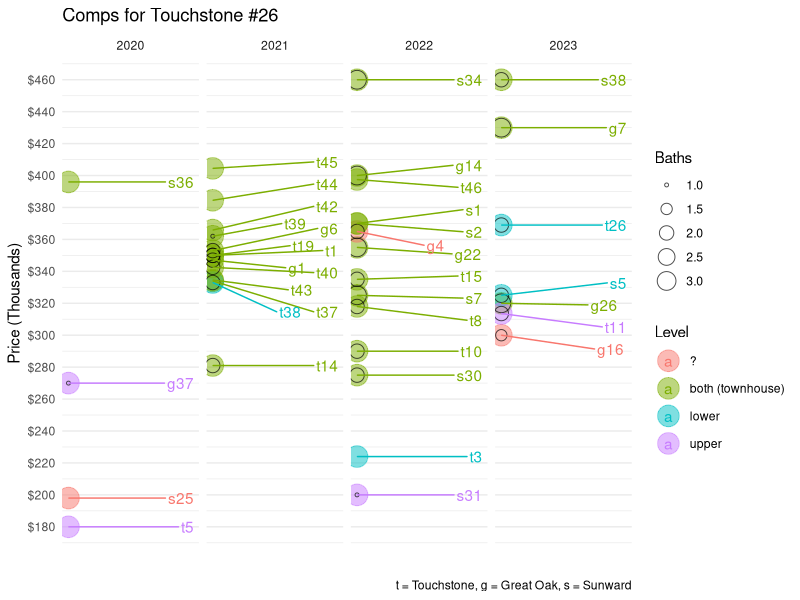
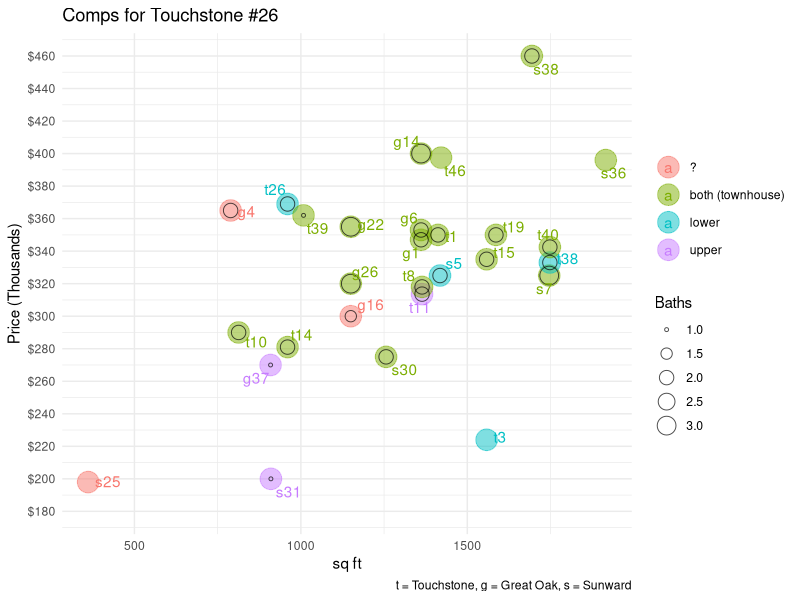
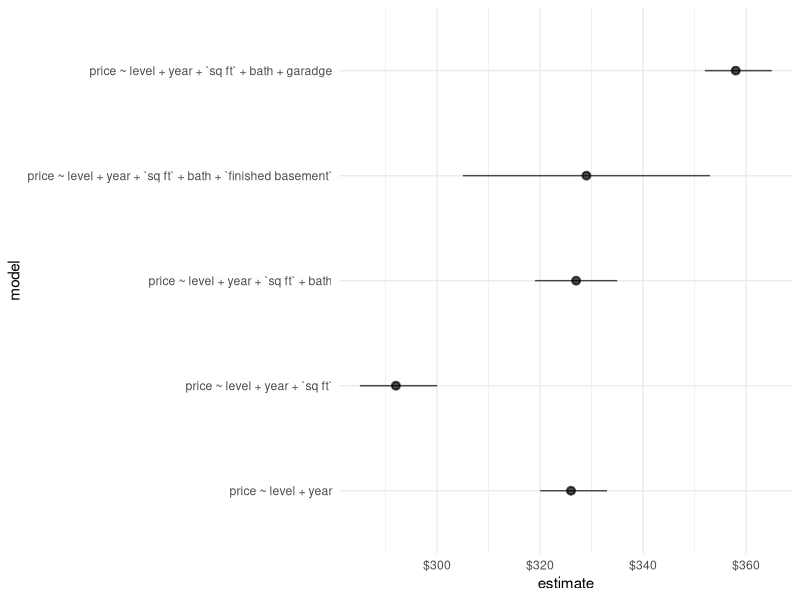

Here is the R script that generated these plots, in order:
## ---- chunk 1
knitr::opts_chunk$set(echo = TRUE)
library(tidyverse)
library(magrittr)
library(ggrepel)
## Sets defaults for R chunks
knitr::opts_chunk$set(echo = TRUE, # echo = TRUE means that code will show
                      cache = FALSE,
                      #cache = TRUE,
                      warning = FALSE,
                      message = FALSE,
                      fig.show="hold",
                      fig.pos= "htbp",
                      fig.path = "figs/",
                      fig.align='center',
                      fig.cap = '   ',
                      fig.retina = 3,
                      fig.height = 7,
                      fig.width = 6,
                      out.width = "100%",
                      out.extra = "")

theme_set(theme_minimal())
theme_update(plot.title = element_text(hjust=0.5,size=12))

# defaults for plots
library(ggplot2); theme_set(theme_minimal());
options(
  ggplot2.continuous.color = "viridis",
  ggplot2.continuous.fill = "viridis"
)
scale_color_discrete <- function(...){
  scale_color_viridis_d(..., direction = -1,
                        begin = 0, end = .6, option = "plasma")}
scale_fill_discrete <- function(...){
  scale_fill_viridis_d(..., direction = -1,
                       begin = 0, end = .6, option = "plasma")}

scale_color_continuous <- function(...){
  scale_color_viridis_c(..., direction = -1,
                        option = "plasma")}
scale_fill_continuous <- function(...){
  scale_fill_viridis_c(..., direction = -1,
                       option = "plasma")}


# Table formatting
replace_q <- function(x){
  x |> replace_na("?")
}

# Table formatting
library(kableExtra)
kablebox <- .  %>% 
  mutate_all(as.character) %>%
  mutate_all(replace_q) %>%
  slice_head(n = 100) %>%
  knitr::kable() %>%
  kable_styling() %>%
  scroll_box(height = "400px")
## ---- chunk 2
d <- read_csv("data/comps.csv")

d |> kablebox()



d |>
  distinct(unit, year, sold, level, bath) |>
  drop_na(year) |>
  ggplot() + 
  aes(label = unit,
      x = year,
      #y = `net value`,
      y = sold,
      color = level) +
  #geom_smooth(method = "lm", se = FALSE) +
    geom_point(alpha = .5, size = 7) +
  geom_point(alpha = .7, aes(size = bath), color = "black", fill = NA, shape = 1) +
  geom_text_repel(force_pull	= .1, nudge_x	=.3) +
  labs(title = "Comps for Touchstone #26",
       caption = "t = Touchstone, g = Great Oak, s = Sunward",
       y = "Price (Thousands)",
       x = "",
       size = "Baths", 
       color = "Level") + 
  theme(panel.grid.major.x = element_blank(),
        panel.grid.minor.x = element_blank(),
        axis.text.x = element_blank()) + 
    scale_y_continuous(labels=scales::dollar_format(), breaks =  seq(0, 500, 20)) +  facet_wrap("year", nrow = 1, scales = "free_x")

## ---- chunk 3


d |>
  distinct(unit, year, sold, level, bath, `sq ft`) |>
  drop_na(year) |>
  ggplot() + 
  aes(label = unit,
      x = `sq ft`,
      #y = `net value`,
      y = sold,
      color = level) +
  #geom_smooth(method = "lm", se = FALSE) +
    geom_point(alpha = .5, size = 7) +
  geom_point(alpha = .7, aes(size = bath), color = "black", fill = NA, shape = 1) +
  geom_text_repel(force_pull	= .1, nudge_x	=.3) +
  labs(title = "Comps for Touchstone #26",
       caption = "t = Touchstone, g = Great Oak, s = Sunward",
       y = "Price (Thousands)",
       x = "sq ft",
       size = "Baths", 
       color = "") + 
    scale_y_continuous(labels=scales::dollar_format(), breaks =  seq(0, 500, 20)) 
## ---- chunk 4
d$price <- d$`net value`

m <- lm(price ~ level + year,
        data = d)

m1 <- lm(price ~ level + year +`sq ft`,
        data = d)

m2 <- lm(price ~ level + year +`sq ft` + bath,
        data = d)


m3 <- lm(price ~ level + year +`sq ft` + bath + `finished basement`,
        data = d)

m4 <- lm(price ~ level + year +`sq ft` + bath + garadge,
        data = d)


# tibble(
#   unit = d$unit,
#   estimate = predict(m) |> round() |> paste("Thousand")
# ) |> 
#   kablebox()


library(marginaleffects)

t26 = d |> filter(unit == "t26") 

library(purrr)

# function to extract estimates for Touchstone 26
pred <- function(m){
  predictions(m, t26, conf_level = .2) |> 
    tidy() |>
    mutate(model = m$call[2] |> as.character())
}


# for base model 
p <- predictions(m, t26) 

# for all models 
models <- list(m, m1, m2, m3, m4) 

p <- map_df(models, pred)

p <- p |> select(estimate, conf.low, conf.high, model) |> mutate_if(is.numeric, round)

p |> kablebox()

p |> 
  ggplot() + 
  aes(y = estimate, x = model) + 
  geom_pointrange(aes(ymin = conf.low,
                  ymax = conf.high), 
                  alpha = .7,
                  position = position_dodge(width = .5)) +
  coord_flip() + 
    scale_y_continuous(labels=scales::dollar_format(), breaks =  seq(0, 500, 20)) 
